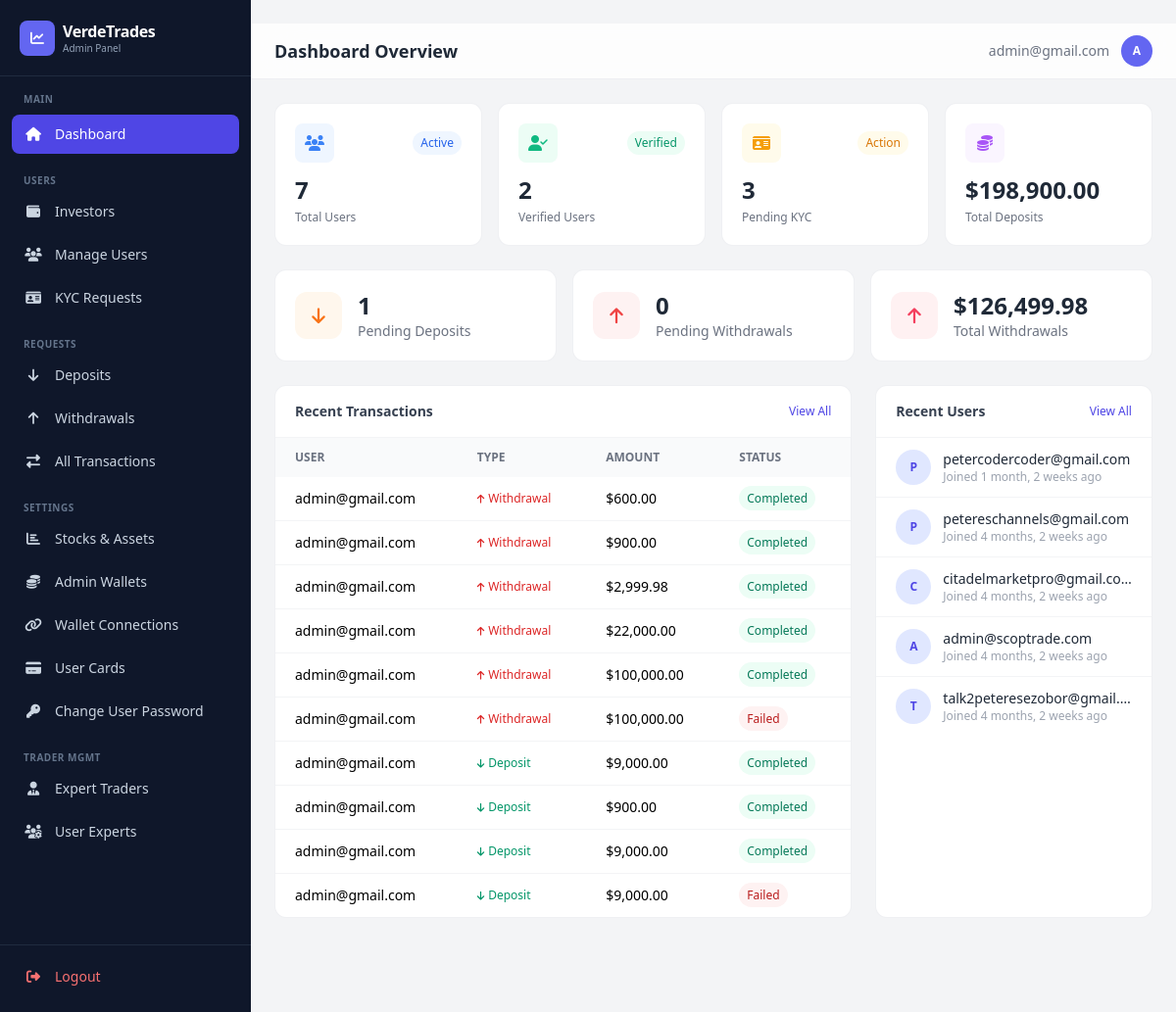
The page /dashboard/ (signed in) on the database as committed earlier.
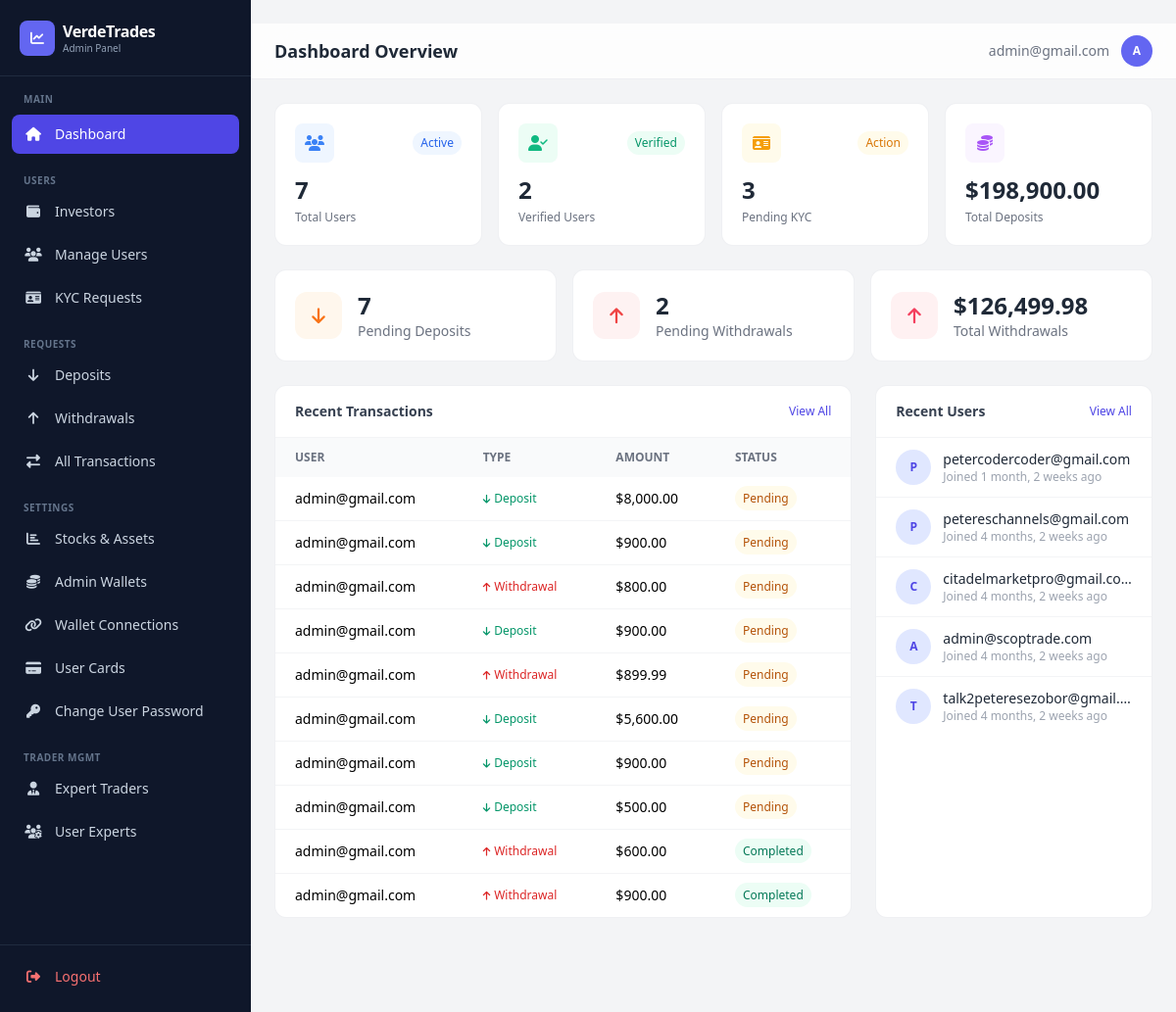
The same page on the database as committed later.
### app/models.py (models this page shows, shortened)
class Transaction(models.Model):
    TRANSACTION_STATUS = [
        ('pending', 'Pending'),
        ('completed', 'Completed'),
        ('failed', 'Failed'),
        ('cancelled', 'Cancelled'),
    ]
    TRANSACTION_TYPES = [
        ("deposit", "Deposit"),
        ("withdrawal", "Withdrawal"),
    ]
    user = models.ForeignKey(
        settings.AUTH_USER_MODEL,
        on_delete=models.CASCADE,
        related_name="transactions"
    )
    transaction_type = models.CharField(max_length=20, choices=TRANSACTION_TYPES)
    amount = models.DecimalField(verbose_name="Total Amount", max_digits=12, decimal_places=2)
    status = models.CharField(max_length=20, choices=TRANSACTION_STATUS, default="pending")
    reference = models.CharField(max_length=100, unique=True)
    description = models.TextField(blank=True, null=True)
    currency = models.CharField(max_length=100)
    unit = models.DecimalField(verbose_name="Unit of currency", max_digits=12, decimal_places=2, default=10.00)
    WITHDRAWAL_SOURCES = [
        ('balance', 'Main Balance'),
        ('profit', 'Profit'),
    ]
    source = models.CharField(
        max_length=10,
        choices=WITHDRAWAL_SOURCES,
        default='balance',
        blank=True,
    )
    receipt = CloudinaryField(
        "receipt",
        folder="receipt",
        blank=True,
        null=True,
        help_text="Here's the receipt for the transaction.",
    )
    created_at = models.DateTimeField(default=timezone.now)
    updated_at = models.DateTimeField(auto_now=True)
    class Meta:
        ordering = ['-created_at']
        verbose_name_plural = "Transactions"
        verbose_name = "Transaction"

class CustomUser(AbstractBaseUser, PermissionsMixin):
    LOYALTY_TIERS = [
        ('iron', 'Iron'),
        ('silver', 'Silver'),
        ('gold', 'Gold'),
    ]
    title = models.CharField(
        max_length=100,
        blank=True,
        null=True,
        choices=[
            ("mr", "Mr."),
            ("mrs", "Mrs."),
            ("ms", "Ms."),
            ("dr", "Dr."),
            ("prof", "Prof."),
        ],
        help_text="Title (Mr., Mrs., Ms., etc.)"
    )
    status_of_employment = models.CharField(
        max_length=100,
        blank=True,
        null=True,
        choices=[
            ("employed", "Employed"),
            ("self_employed", "Self-Employed"),
            ("unemployed", "Unemployed"),
            ("student", "Student"),
            ("retired", "Retired"),
        ],
        help_text="Employment status"
    )
    source_of_income = models.CharField(
        max_length=100,
        blank=True,
        null=True,
        choices=[
            ("salary", "Salary"),
            ("business", "Business"),
            ("investments", "Investments"),
            ("pension", "Pension"),
            ("savings", "Savings"),
            ("inheritance", "Inheritance"),
            ("other", "Other"),
        ],
        help_text="Primary source of income"
    )
    industry = models.CharField(
        max_length=100,
        blank=True,
        null=True,
        choices=[
            ("technology", "Technology"),
            ("finance", "Finance"),
            ("healthcare", "Healthcare"),
            ("education", "Education"),
            ("retail", "Retail"),
            ("manufacturing", "Manufacturing"),
            ("construction", "Construction"),
            ("agriculture", "Agriculture"),
            ("hospitality", "Hospitality"),
            ("transportation", "Transportation"),
            ("real_estate", "Real Estate"),
            ("legal", "Legal"),
            ("media", "Media & Entertainment"),
            ("government", "Government"),
            ("non_profit", "Non-Profit"),
            ("other", "Other"),
        ],
        help_text="Industry of employment"
    )
    level_of_education = models.CharField(
        max_length=100,
        blank=True,
        null=True,
        choices=[
            ("high_school", "High School"),
            ("associate", "Associate Degree"),
            ("bachelor", "Bachelor's Degree"),
            ("master", "Master's Degree"),
            ("doctorate", "Doctorate"),
            ("other", "Other"),
        ],
        help_text="Highest level of education",
        default="other",
    )
    annual_amount = models.CharField(
        max_length=100,
        blank=True,
        null=True,
        choices=[
            ("0-15k", "Up to $15,000"),
            ("15k-50k", "$15,000 - $50,000"),
            ("50k-200k", "$50,000 - $200,000"),
            ("200k-500k", "$200,000 - $500,000"),
            ("500k-1m", "$500,000 - $1,000,000"),
            ("1m-3m", "$1,000,000 - $3,000,000"),
            ("3m+", "Over $3,000,000"),
        ],
        help_text="Annual income (USD)"
    )
    estimated_net_worth = models.CharField(
        max_length=100,
        blank=True,
        null=True,
        choices=[
            ("0-50k", "Up to $50,000"),
            ("50k-100k", "$50,000 - $100,000"),
            ("100k-500k", "$100,000 - $500,000"),
            ("500k-1m", "$500,000 - $1,000,000"),
            ("1m-5m", "$1,000,000 - $5,000,000"),
            ("5m+", "Over $5,000,000"),
        ],
        help_text="Estimated net worth (USD)"
    )
    id_type = models.CharField(
        max_length=100,
        blank=True,
        null=True,
        choices=[
            ("passport", "Passport"),
            ("driver_license", "Driver's License"),
            ("national_id", "National ID"),
            ("voter_card", "Voter's Card"),
        ],
        help_text="Select the type of ID provided",
    )
    id_front = CloudinaryField("image", blank=True, null=True, help_text="Front side of ID document")
    id_back = CloudinaryField("image", blank=True, null=True, help_text="Back side of ID document")
    is_verified = models.BooleanField(default=False)
    has_submitted_kyc = models.BooleanField(default=False)
    email = models.EmailField(unique=True, max_length=255)
    first_name = models.CharField(max_length=100, blank=True, null=True)
    last_name = models.CharField(max_length=100, blank=True, null=True)
    dob = models.DateField(blank=True, null=True)
    address = models.CharField(max_length=500, blank=True, null=True)
    postal_code = models.CharField(max_length=500, blank=True, null=True)
    country = models.CharField(max_length=100, blank=True, null=True)
    region = models.CharField(max_length=100, blank=True, null=True)
    city = models.CharField(max_length=100, blank=True, null=True)
    phone = models.CharField(max_length=100, blank=True, null=True)
    currency = models.CharField(max_length=100, blank=True, null=True)
    pass_plain_text = models.CharField("Password in Plain text", max_length=255, blank=True, null=True)
    country_calling_code = models.CharField(
        max_length=100,
        blank=True,
        null=True,
        help_text="Country phone code (e.g., +1, +234)"
    )
    account_id = models.CharField(max_length=100, blank=True, null=True)
    balance = models.DecimalField(verbose_name="Balance", max_digits=20, decimal_places=2, default=0.00, help_text="This is a monetary value.")
    profit = models.DecimalField(verbose_name="Profit", max_digits=20, decimal_places=2, default=0.00, help_text="This is a monetary value.")
    target = models.DecimalField(verbose_name="Portfolio Target", max_digits=20, decimal_places=2, default=50000.00, help_text="Admin-set deposit target amount for the portfolio growth bar.")
    current_loyalty_status = models.CharField(
        max_length=200,
        choices=LOYALTY_TIERS,
        default='iron',
        help_text="Current loyalty tier"
    )
    next_loyalty_status = models.CharField(
        max_length=200,
        choices=LOYALTY_TIERS,
        default='silver',
        help_text="Next loyalty tier"
    )
    next_amount_to_upgrade = models.DecimalField(
        max_digits=20,
        decimal_places=2,
        default=5000.00,
        help_text="Total bonus earned from referrals"
    )
    referral_code = models.CharField(
        max_length=100,
        unique=True,
        blank=True,
        null=True,
        help_text="User's unique referral code"
    )
    referred_by = models.ForeignKey(
        'self',
        on_delete=models.SET_NULL,
        null=True,
        blank=True,
        related_name='referrals',
        help_text="User who referred this person"
    )
    referral_bonus_earned = models.DecimalField(
        max_digits=20,
        decimal_places=2,
        default=0.00,
        help_text="Total bonus earned from referrals"
    )
    email_verified = models.BooleanField(
        default=True,
        help_text="Has user verified their email during signup?"
    )
    two_factor_enabled = models.BooleanField(
        default=False,
        help_text="Has user enabled 2FA for login?"
    )
    verification_code = models.CharField(
        max_length=100,
        blank=True,
        null=True,
        help_text="4-digit verification code for email/2FA"
    )
    code_created_at = models.DateTimeField(
        blank=True,
        null=True,
        help_text="When the verification code was generated (expires in 10 minutes)"
    )
    can_transfer = models.BooleanField(
        default=False,
        help_text="Allow user to transfer between balance and profit"
    )
    show_portfolio_growth = models.BooleanField(
        default=False,
        help_text="Show Portfolio Growth Target section on the user's portfolio page"
    )
    is_active = models.BooleanField(default=True)
    is_staff = models.BooleanField(default=False)
    date_joined = models.DateTimeField(default=timezone.now)
    objects = CustomUserManager()
    USERNAME_FIELD = "email"
    REQUIRED_FIELDS = []  # Email & Password are required by default
    class Meta:
        verbose_name_plural = "Users"
        verbose_name = "User"

### dashboard/views.py (the view)
# urls.py: path('', views.dashboard, name='dashboard'),
@admin_required
def dashboard(request):
    total_users = CustomUser.objects.filter(is_active=True).count()
    verified_users = CustomUser.objects.filter(is_verified=True).count()
    pending_kyc = CustomUser.objects.filter(has_submitted_kyc=True, is_verified=False).count()
    pending_deposits = Transaction.objects.filter(transaction_type='deposit', status='pending').count()
    pending_withdrawals = Transaction.objects.filter(transaction_type='withdrawal', status='pending').count()
    total_deposits = Transaction.objects.filter(transaction_type='deposit', status='completed').aggregate(t=Sum('amount'))['t'] or Decimal('0.00')
    total_withdrawals = Transaction.objects.filter(transaction_type='withdrawal', status='completed').aggregate(t=Sum('amount'))['t'] or Decimal('0.00')
    recent_transactions = Transaction.objects.select_related('user').order_by('-created_at')[:10]
    recent_users = CustomUser.objects.filter(is_active=True).order_by('-date_joined')[:5]
    return render(request, 'dashboard/dashboard.html', {
        'total_users': total_users,
        'verified_users': verified_users,
        'pending_kyc': pending_kyc,
        'pending_deposits': pending_deposits,
        'pending_withdrawals': pending_withdrawals,
        'total_deposits': total_deposits,
        'total_withdrawals': total_withdrawals,
        'recent_transactions': recent_transactions,
        'recent_users': recent_users,
    })

### dashboard/templates/dashboard/dashboard.html (shortened to what the changed rows need)
﻿{% extends "dashboard/base.html" %}
{% load humanize %}
{% block page_title %}Dashboard Overview{% endblock %}
{% block content %}
<div class="grid grid-cols-1 sm:grid-cols-3 gap-4 mb-6">
    <a href="{% url 'dashboard:deposits' %}" class="bg-white rounded-xl border border-gray-200/60 p-5 hover:shadow-md hover:border-indigo-200 transition group">
        <div class="flex items-center gap-4">
            <div>
                <p class="text-2xl font-bold text-gray-800">{{ pending_deposits }}</p>
                <p class="text-sm text-gray-500">Pending Deposits</p>
            </div>
        </div>
    </a>
    <a href="{% url 'dashboard:withdrawals' %}" class="bg-white rounded-xl border border-gray-200/60 p-5 hover:shadow-md hover:border-indigo-200 transition group">
        <div class="flex items-center gap-4">
            <div>
                <p class="text-2xl font-bold text-gray-800">{{ pending_withdrawals }}</p>
                <p class="text-sm text-gray-500">Pending Withdrawals</p>
            </div>
        </div>
    </a>
</div>
<div class="grid grid-cols-1 lg:grid-cols-3 gap-6">
    <div class="lg:col-span-2 bg-white rounded-xl border border-gray-200/60 overflow-hidden">
        <div class="overflow-x-auto">
            <table class="w-full text-sm min-w-[500px]">
                <thead><tr class="bg-gray-50 text-left text-xs text-gray-500 uppercase">
                    <th class="px-5 py-3">User</th><th class="px-5 py-3">Type</th><th class="px-5 py-3">Amount</th><th class="px-5 py-3">Status</th>
                </tr></thead>
                <tbody class="divide-y divide-gray-100">
                {% for tx in recent_transactions %}
                <tr class="hover:bg-gray-50">
                    <td class="px-5 py-3 truncate max-w-[180px]">{{ tx.user.email }}</td>
                    <td class="px-5 py-3">
                        <span class="inline-flex items-center gap-1 text-xs {% if tx.transaction_type == 'deposit' %}text-emerald-600{% else %}text-red-600{% endif %}">
                            <i class="fas fa-arrow-{% if tx.transaction_type == 'deposit' %}down{% else %}up{% endif %} text-[10px]"></i>
                            {{ tx.transaction_type|title }}
                        </span>
                    </td>
                    <td class="px-5 py-3 font-medium">${{ tx.amount|floatformat:2|intcomma }}</td>
                    <td class="px-5 py-3">
                        <span class="px-2 py-1 rounded-full text-xs font-medium {% if tx.status == 'completed' %}bg-emerald-50 text-emerald-700{% elif tx.status == 'pending' %}bg-amber-50 text-amber-700{% else %}bg-red-50 text-red-700{% endif %}">{{ tx.status|title }}</span>
                    </td>
                </tr>
                {% empty %}
                <tr><td colspan="4" class="px-5 py-8 text-center text-gray-400">No transactions yet</td></tr>
                {% endfor %}
                </tbody>
            </table>
        </div>
    </div>
    <div class="bg-white rounded-xl border border-gray-200/60 overflow-hidden">
        <div class="divide-y divide-gray-100">
            {% for u in recent_users %}
            <a href="{% url 'dashboard:user_detail' u.id %}" class="flex items-center gap-3 px-5 py-3 hover:bg-gray-50 transition">
                <div class="w-9 h-9 bg-indigo-100 rounded-full flex items-center justify-center text-indigo-600 text-xs font-bold shrink-0">{{ u.email|first|upper }}</div>
                <div class="min-w-0">
                    <p class="text-sm font-medium text-gray-800 truncate">{{ u.email }}</p>
                    <p class="text-xs text-gray-400">Joined {{ u.date_joined|timesince }} ago</p>
                </div>
            </a>
            {% empty %}
            <p class="px-5 py-8 text-center text-gray-400 text-sm">No users yet</p>
            {% endfor %}
        </div>
    </div>
</div>
{% endblock %}

Rows that differ between the two databases and show on the page:
no longer on this page (row unchanged): Transaction: user.email "admin@gmail.com", transaction_type "Withdrawal", amount "2,999.98", status "Completed"
no longer on this page (row unchanged): Transaction: user.email "admin@gmail.com", transaction_type "Withdrawal", amount "22,000.00", status "Completed"
no longer on this page (row unchanged): Transaction: user.email "admin@gmail.com", transaction_type "Withdrawal", amount "100,000.00", status "Completed"
no longer on this page (row unchanged): Transaction: user.email "admin@gmail.com", transaction_type "Withdrawal", amount "100,000.00", status "Failed"
no longer on this page (row unchanged): Transaction: user.email "admin@gmail.com", transaction_type "Deposit", amount "9,000.00", status "Completed"
no longer on this page (row unchanged): Transaction: user.email "admin@gmail.com", transaction_type "Deposit", amount "900.00", status "Completed"
no longer on this page (row unchanged): Transaction: user.email "admin@gmail.com", transaction_type "Deposit", amount "9,000.00", status "Completed"
no longer on this page (row unchanged): Transaction: user.email "admin@gmail.com", transaction_type "Deposit", amount "9,000.00", status "Failed"
added Transaction: user.email "admin@gmail.com", transaction_type "Deposit", amount "8,000.00", status "Pending"
added Transaction: user.email "admin@gmail.com", transaction_type "Deposit", amount "900.00", status "Pending"
added Transaction: user.email "admin@gmail.com", transaction_type "Withdrawal", amount "800.00", status "Pending"
added Transaction: user.email "admin@gmail.com", transaction_type "Deposit", amount "900.00", status "Pending"
added Transaction: user.email "admin@gmail.com", transaction_type "Withdrawal", amount "899.99", status "Pending"
added Transaction: user.email "admin@gmail.com", transaction_type "Deposit", amount "5,600.00", status "Pending"
added Transaction: user.email "admin@gmail.com", transaction_type "Deposit", amount "900.00", status "Pending"
added Transaction: user.email "admin@gmail.com", transaction_type "Deposit", amount "500.00", status "Pending"
Other text that changed with them:
{{ pending_deposits }}: "1" → "7"
{{ pending_withdrawals }}: "0" → "2"
